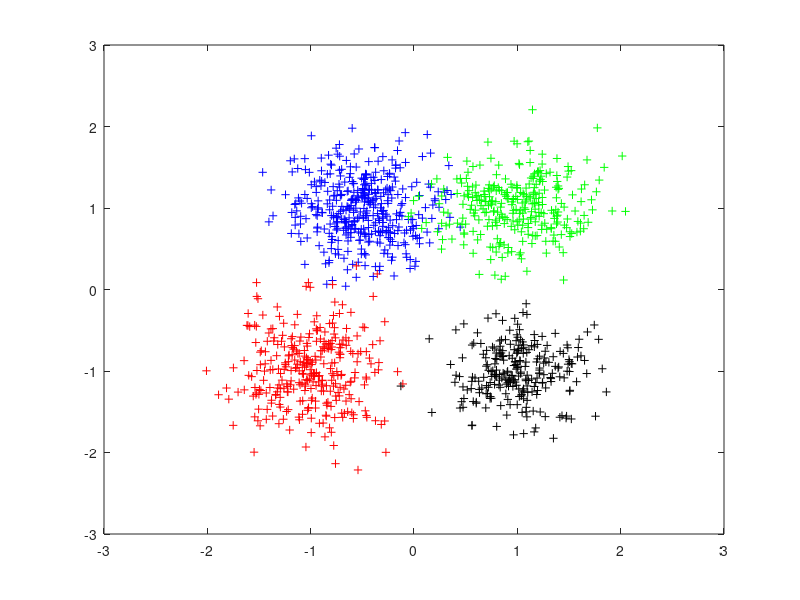
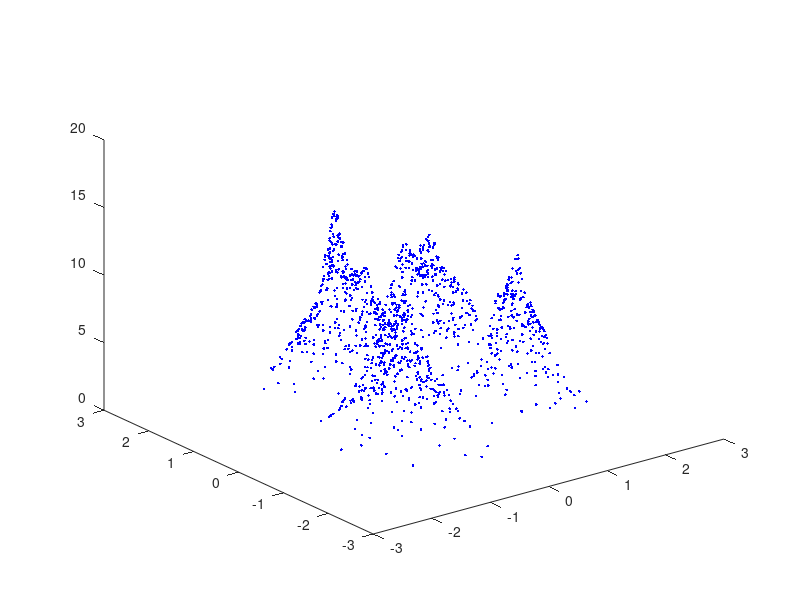
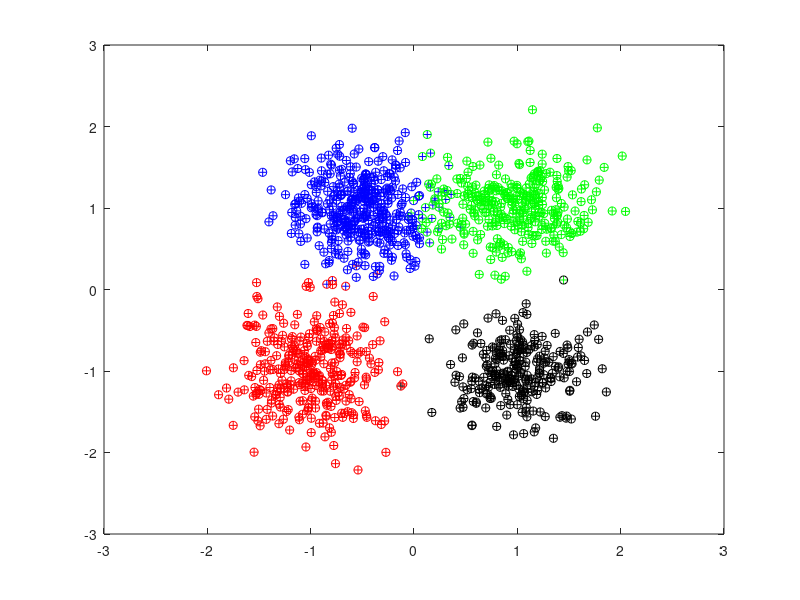
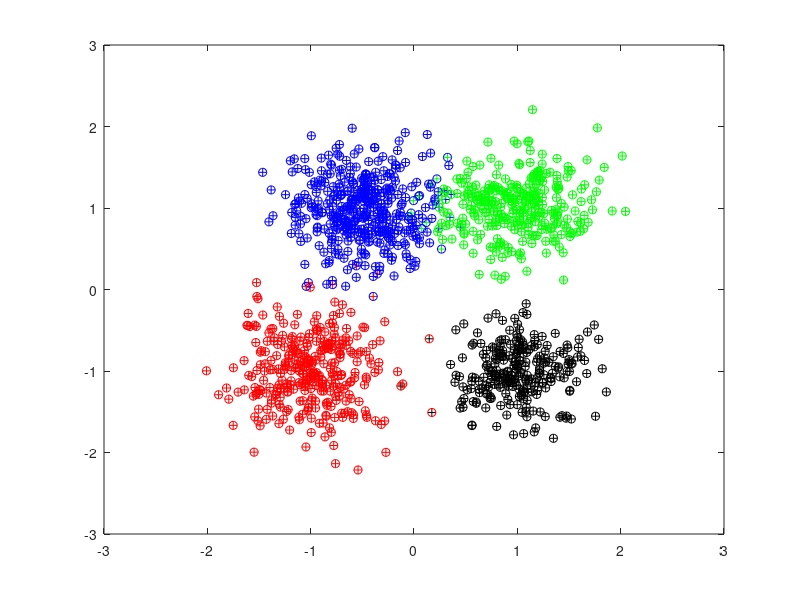

MATLAB code for these plots, in order:
clc
clear all;
%% SVMD based adaptive clustering method
% general idea, view the clustering issue as a decomposing problem. each time extracts a component.
% the obstacle is to define the value of alf. alf should decrease as the
% decomposition progresses.
% SD defines the similarity(distance) between the original signals after each extraction. if after certain number
% of extraction, SD increases or flatens but not decreases(if sd is
% similarity,otherwise if sd is sample distance, it would decrease or flatten)
% the number of clustering is determinated, the following extraction is the refinement approach.
%written by chen wei
%@2021.1.28


%generate scatters of Gaussian distribution
cx1=-0.5;
cy1=1;
cx2=-1;
cy2=-1;
cx3=1;
cy3=1;
cx4=1;
cy4=-1;

mul=[cx1,cy1];
S1=[0.12 0;0 0.15];
data1=mvnrnd(mul, S1, 400);

mu2=[cx2 cy2];
S2=[0.12 0;0 0.15];
data2=mvnrnd(mu2,S2,320);

mu3=[cx3 cy3];
S3=[0.15 0;0 0.12];
data3=mvnrnd(mu3,S3,300);

mu4=[cx4 cy4];
S4=[0.1 0;0 0.1];
data4=mvnrnd(mu4,S4,250);


figure(1),plot(data1(:,1),data1(:, 2),'b+');hold on; 
plot(data2(:,1),data2(:,2),'r+');hold on
plot(data3(:,1),data3(:,2),'g+'); hold on
plot(data4(:,1),data4(:,2),'k+'); xlim([-3,3]),ylim([-3,3]); hold off
X=[data1(:,1); data2(:,1); data3(:,1);data4(:,1)];
Y=[data1(:,2); data2(:,2); data3(:,2);data4(:,2)];

% figure(2),plot(X,Y,'mo');hold off;
L=length(X);
Z=zeros(L,1);
mx1=10;
mx2=10;
mx3=10;
mx4=10;
%find peaks location,also can use findpeaks function
for i=1:L
    ds1=sqrt((X(i)-cx1)^2+(Y(i)-cy1)^2);
    ds2=sqrt((X(i)-cx2)^2+(Y(i)-cy2)^2);
    ds3=sqrt((X(i)-cx3)^2+(Y(i)-cy3)^2);
    ds4=sqrt((X(i)-cx4)^2+(Y(i)-cy4)^2);
    if mx1>ds1
        mx1=ds1;
        p1=i;
    end
    if mx2>ds2
        mx2=ds2;
        p2=i;
    end
    if mx3>ds3
        mx3=ds3;
        p3=i;
    end
    if mx4>ds4
        mx4=ds4;
        p4=i;
    end
end
D=ones(L,L)*10;  %10 is defined by user,can obtained from the samples. D is the distance matrix
for i=1:L
    for j=1:L
        if i~=j
            D(i,j)=sqrt((X(i)-X(j))^2+(Y(i)-Y(j))^2);
        end
    end
end
n=max(5,floor(L/50)); %n is defined by user, 
% generate the density. the inverse of the average value of the distance
% from the nearest n points is defined as the density of the target sample
for i=1:L
    [drS,pos]=sort(D(i,:),'ascend');
    md=mean(drS(1:n));
    Z(i)=1/md;
end
figure(2),plot3(X,Y,Z,'b.');hold on
figure(3),plot(data1(:,1),data1(:, 2),'b+');hold on;
plot(data2(:,1),data2(:,2),'r+');hold on
plot(data3(:,1),data3(:,2),'g+'); hold on
plot(data4(:,1),data4(:,2),'k+'); hold on,xlim([-3,3]),ylim([-3,3]);
figure(4),plot(data1(:,1),data1(:, 2),'b+');hold on;xlim([-3,3]),ylim([-3,3]);
plot(data2(:,1),data2(:,2),'r+');hold on
plot(data3(:,1),data3(:,2),'g+'); hold on
plot(data4(:,1),data4(:,2),'k+'); hold on
% SS(1)=sum(Z);
ZN=Z./norm(Z);
%% GVMD
u10=zeros(L,1);
u20=zeros(L,1);
u30=zeros(L,1);
u40=zeros(L,1);
u10(p1)=1; %any value does not matter
% u1=u10;
u20(p2)=1;
u30(p3)=1;
u40(p4)=1;
% u1=u10;
m=15;
k=0;
alf=15;
% beta=1;
        c1x=u10'*X/sum(u10);
        c1y=u10'*Y/sum(u10);
        c2x=u20'*X/sum(u20);
        c2y=u20'*Y/sum(u20);
        c3x=u30'*X/sum(u30);
        c3y=u30'*Y/sum(u30);
        c4x=u40'*X/sum(u40);
        c4y=u40'*Y/sum(u40);
%         u1c=Z-u10;
%         crx=u1c'*X/sum(u1c);
%         cry=u1c'*Y/sum(u1c);

%          sr1=sum(((X-crx).^2+(Y-cry).^2))
%          sd1=sum(u1c.^2)
%          st1=sum(((X-c1x).^2+(Y-c1y).^2))
%          alf= 0.8*sqrt(sd1^2/(st1*sr1))   %0.5-1.5,  
         % alf is defined emperically using sr(distance from the center of remaining components)
         % sd(power) st(distance from the center of extracting component)
while k<m
%      for i=1:L
%           u1(i)=(z
% %         u1(i)=Z(i)*(1+beta*((X(i)-crx)^2+(Y(i)-cry)^2))/(1+alf*((X(i)-c1x)^2+(Y(i)-c1y)^2)+beta*((X(i)-crx)^2+(Y(i)-cry)^2));
% 
%     end
      u1=(Z-u20-u30-u40)./(1+alf*((X-c1x).^2+(Y-c1y).^2));
      u2=(Z-u1-u30-u40)./(1+alf*((X-c2x).^2+(Y-c2y).^2));
      u3=(Z-u1-u2-u40)./(1+alf*((X-c3x).^2+(Y-c3y).^2));
      u4=(Z-u1-u2-u3)./(1+alf*((X-c4x).^2+(Y-c4y).^2));
        k=k+1;
         c1x=u1'*X/sum(u1);
         c1y=u1'*Y/sum(u1);
         c2x=u2'*X/sum(u2);
         c2y=u2'*Y/sum(u2);
         c3x=u3'*X/sum(u3);
         c3y=u3'*Y/sum(u3);    
         c4x=u4'*X/sum(u4);
         c4y=u4'*Y/sum(u4);  
%          u1c=Z-u1;
%          crx=u1c'*X/sum(u1c);
%          cry=u1c'*Y/sum(u1c);

% 
%     if sum(sum(abs(u10-u1)))<1e-2  %stop criterion
%        
%         break;
%     else
        
        u10=u1;
        u20=u2;
        u30=u3;
        u40=u4;
end
 
    clust=zeros(L,1);
    uf(1:4,1:L)=[u1';u2';u3';u4'];
    figure(3);
for i=1:L
    
    [vs,p]=max(uf(:,i)); %may use distance from each center of each component(use statistical distance may be better?) much better
    clust(i)=p;
    if p==1
        plot(X(i),Y(i),'bo');hold on;
    elseif p==2
        plot(X(i),Y(i),'ro');hold on;
    elseif p==3
        plot(X(i),Y(i),'go');hold on;
    else
        plot(X(i),Y(i),'ko');hold on;
    end
end

%% SGVMD
%% cycle I
u10=zeros(L,1);
u10(p1)=1; %any value does not matter
u1=u10;

% u1=u10;
m=15;
k=0;
% alf=15;
beta=1;
        c1x=u10'*X/sum(u10);
        c1y=u10'*Y/sum(u10);
        u1c=Z-u10;
        crx=u1c'*X/sum(u1c);
        cry=u1c'*Y/sum(u1c);

         sr1=sum(((X-crx).^2+(Y-cry).^2))
         sd1=sum(u1c.^2)
         st1=sum(((X-c1x).^2+(Y-c1y).^2))
         alf= 0.8*sqrt(sd1^2/(st1*sr1))   %0.5-1.5,  
         % alf is defined emperically using sr(distance from the center of remaining components)
         % sd(power) st(distance from the center of extracting component)
while k<m
     for i=1:L
      
        u1(i)=Z(i)*(1+beta*((X(i)-crx)^2+(Y(i)-cry)^2))/(1+alf*((X(i)-c1x)^2+(Y(i)-c1y)^2)+beta*((X(i)-crx)^2+(Y(i)-cry)^2));

    end
    k=k+1;
         c1x=u1'*X/sum(u1);
         c1y=u1'*Y/sum(u1);
         u1c=Z-u1;
         crx=u1c'*X/sum(u1c);
         cry=u1c'*Y/sum(u1c);


    if sum(sum(abs(u10-u1)))<1e-2  %stop criterion
       
        break;
    else
        
        u10=u1;
    end
    
end

% figure(3);plot3(X,Y,u1,'b.');hold on
XC(1)=c1x;
YC(1)=c1y;


%  hold off
%% cycle II
%% update Z
q2=sum((Z-u1))/sum(Z);  %caculate the decreasing factor of alf, related to the power ratio
Z=Z-u1;

% SS(2)=sum(Z);
ZN1=Z./norm(Z);
% SD(1)=dot(ZN,ZN1); %caculate the similarity
SD(1)=norm(ZN1-ZN); %caculate the distance
% 
% figure(7),plot(1,SD(1),'r.-','linewidth',2);hold on

%% Cycle II decomposition
u20=zeros(L,1);
u20(p2)=1;
u2=u20;


% u1=u10;
m=50;
k=0;
alf=q2*alf %update alf
beta=1;

while k<m

        c2x=u20'*X/sum(u20);
        c2y=u20'*Y/sum(u20);
        u2c=Z-u20;
        crx=u2c'*X/sum(u2c);
        cry=u2c'*Y/sum(u2c);


    for i=1:L

        u2(i)=Z(i)*(1+beta*((X(i)-crx)^2+(Y(i)-cry)^2))/(1+alf*((X(i)-c2x)^2+(Y(i)-c2y)^2)+beta*((X(i)-crx)^2+(Y(i)-cry)^2));
               
    end
    k=k+1;
    if sum(sum(abs(u20-u2)))<1e-2
        %     k;
        break;
    else
        
        u20=u2;
    end
    
end
% 
% figure(4);plot3(X,Y,u2,'b.');hold on
XC(2)=c2x;
YC(2)=c2y;


%%
%% cycle III
%% update Z
q3=sum((Z-u2))/sum(Z);%caculate the decreasing factor, related to the power ratio
Z=Z-u2;

ZN2=Z./norm(Z);
% SD(2)=dot(ZN,ZN2);%caculate the similarity
SD(2)=norm(ZN2-ZN); %caculate the distance
% figure(7),plot(2,SD(2),'r.-','linewidth',2);hold on

%% Cycle III decomposition
u30=zeros(L,1);
u30(p3)=1;
u3=u30;


% u1=u10;
m=50;
k=0;
alf=q3*alf%update alf
beta=1;

while k<m
        c3x=u30'*X/sum(u30);
        c3y=u30'*Y/sum(u30);
        u3c=Z-u30;
        crx=u3c'*X/sum(u3c);
        cry=u3c'*Y/sum(u3c);
    for i=1:L
  
         u3(i)=Z(i)*(1+beta*((X(i)-crx)^2+(Y(i)-cry)^2))/(1+alf*((X(i)-c3x)^2+(Y(i)-c3y)^2)+beta*((X(i)-crx)^2+(Y(i)-cry)^2));
              
    end
    k=k+1;
    if sum(sum(abs(u30-u3)))<1e-4
        %     k;
        break;
    else
        
        u30=u3;
    end
    
end

% figure(5);plot3(X,Y,u3,'b.');hold on
XC(3)=c3x;
YC(3)=c3y;
%%
%% cycle IV
%% update Z
q4=sum((Z-u3))/sum(Z);%caculate the decreasing factor, related to the power ratio
Z=Z-u3;


ZN3=Z./norm(Z);
% SD(3)=dot(ZN,ZN3); %caculate the similarity
SD(3)=norm(ZN3-ZN); %caculate the distance
% figure(7),plot(3,SD(3),'r.-','linewidth',2);hold on

%% Cycle IV decomposition
u40=zeros(L,1);
u40(p4)=1;
u4=u40;


% u1=u10;
m=50;
k=0;
alf=q4*alf; %update alf
beta=1;

while k<m
        c4x=u40'*X/sum(u40);
        c4y=u40'*Y/sum(u40);
        u4c=Z-u40;
        crx=u4c'*X/sum(u4c);
        cry=u4c'*Y/sum(u4c);
    
    for i=1:L
  
       
        u4(i)=Z(i)*(1+beta*((X(i)-crx)^2+(Y(i)-cry)^2))/(1+alf*((X(i)-c4x)^2+(Y(i)-c4y)^2)+beta*((X(i)-crx)^2+(Y(i)-cry)^2));
        
        
    end
    k=k+1;
    if sum(sum(abs(u40-u4)))<1e-4
        %     k;
        break;
    else
        
        u40=u4;
    end
    
end
 
% figure(6);plot3(X,Y,u4,'b.');hold on
XC(4)=c4x;
YC(4)=c4y;
%% update Z
q11=sum(Z-u4)/sum(Z);
Z=Z-u4;


ZN4=Z./norm(Z);
% SD(4)=dot(ZN,ZN4);%caculate the similarity
SD(4)=norm(ZN4-ZN); %caculate the distance
% figure(7),plot(4, SD(4),'r.-','linewidth',2);hold on  %if the similarity flatten or increase(sample distance flatten or decrease), first loop extraction finished.
% figure(2);plot3(X,Y,Z,'r.');hold off
%% if SD increase or flatten(decrease or flatten is sd is sample distance), enter into loop two
%% cycle I
u10=zeros(L,1);
u10(p1)=1;
u11=u10;


% u1=u10;
m=50;
k=0;
alf=alf*q11
beta=1;

while k<m
        c1x=u10'*X/sum(u10);
        c1y=u10'*Y/sum(u10);
        urc=Z-u10;
        crx=urc'*X/sum(urc);
        cry=urc'*Y/sum(urc);
    for i=1:L
 
       
        u11(i)=Z(i)*(1+beta*((X(i)-crx)^2+(Y(i)-cry)^2))/(1+alf*((X(i)-c1x)^2+(Y(i)-c1y)^2)+beta*((X(i)-crx)^2+(Y(i)-cry)^2));
        
        
    end
    k=k+1;
    if sum(sum(abs(u10-u11)))<1e-4
        %     k;
        break;
    else
        
        u10=u11;
    end
    
end

XC(5)=c1x;
YC(5)=c1y;
%% update Z
q21=sum(Z-u11)/sum(Z);
Z=Z-u11;
% SS(6)=sum(Z);
ZN5=Z./norm(Z);
% SD(5)=dot(ZN,ZN5); %caculate the similarity
SD(5)=norm(ZN5-ZN); %caculate the distance
% figure(7),plot(5,SD(5),'r.-','linewidth',2);hold on
% figure(10);plot3(X,Y,Z,'.');
%% cycle II
u20=zeros(L,1);
u20(p2)=10;
u21=u20;


% u1=u10;
m=50;
k=0;
alf=alf*q21
beta=1;

while k<m
        c2x=u20'*X/sum(u20);
        c2y=u20'*Y/sum(u20);
        urc=Z-u20;
        crx=urc'*X/sum(urc);
        cry=urc'*Y/sum(urc);
    for i=1:L
   
        %  dr=sqrt((xs(i)-c1x)^2+(ys(i)-c1y)^2);
        u21(i)=Z(i)*(1+beta*((X(i)-crx)^2+(Y(i)-cry)^2))/(1+alf*((X(i)-c2x)^2+(Y(i)-c2y)^2)+beta*((X(i)-crx)^2+(Y(i)-cry)^2));
        
        
    end
    k=k+1;
    if sum(sum(abs(u20-u21)))<1e-4
        %     k;
        break;
    else
        
        u20=u21;
    end
    
end
XC(6)=c2x;
YC(6)=c2y;

%figure(4);plot3(X,Y,u21,'r.');hold off
%% update Z
q31=sum(Z-u21)/sum(Z);
Z=Z-u21;
% SS(7)=sum(Z);
ZN6=Z./norm(Z);
% SD(6)=dot(ZN,ZN6);%caculate the similarity
SD(6)=norm(ZN6-ZN); %caculate the distance
% figure(7),plot(6,SD(6),'r.-','linewidth',2);hold on
% figure(12);plot3(X,Y,Z,'.');
%% cycle III
u30=zeros(L,1);
u30(p3)=10;
u31=u30;


% u1=u10;
m=50;
k=0;
alf=q31*alf
beta=1;

while k<m
        c3x=u30'*X/sum(u30);
        c3y=u30'*Y/sum(u30);
        urc=Z-u30;
        crx=urc'*X/sum(urc);
        cry=urc'*Y/sum(urc);
    for i=1:L

        %  dr=sqrt((xs(i)-c1x)^2+(ys(i)-c1y)^2);
        u31(i)=Z(i)*(1+beta*((X(i)-crx)^2+(Y(i)-cry)^2))/(1+alf*((X(i)-c3x)^2+(Y(i)-c3y)^2)+beta*((X(i)-crx)^2+(Y(i)-cry)^2));
        
        
    end
    k=k+1;
    if sum(sum(abs(u30-u31)))<1e-4
        %     k;
        break;
    else
        
        u30=u31;
    end
    
end

XC(7)=c3x;
YC(7)=c3y;
%figure(5);plot3(X,Y,u31,'r.');hold off
%%
%% update Z
q41=sum(Z-u31)/sum(Z);
Z=Z-u31;
% SS(8)=sum(Z);
ZN7=Z./norm(Z);
% SD(7)=dot(ZN,ZN7); %caculate the similarity
SD(7)=norm(ZN7-ZN); %caculate the distance
% figure(7),plot(7,SD(7),'r.-','linewidth',2);hold on
% figure(14);plot3(X,Y,Z,'.');
%% cycle III
u40=zeros(L,1);
u40(p4)=10;
u41=u40;


% u1=u10;
m=50;
k=0;
alf=q41*alf
beta=1;

while k<m
        c4x=u40'*X/sum(u40);
        c4y=u40'*Y/sum(u40);
        urc=Z-u40;
        crx=urc'*X/sum(urc);
        cry=urc'*Y/sum(urc);
    for i=1:L
 
        %  dr=sqrt((xs(i)-c1x)^2+(ys(i)-c1y)^2);
        u41(i)=Z(i)*(1+beta*((X(i)-crx)^2+(Y(i)-cry)^2))/(1+alf*((X(i)-c4x)^2+(Y(i)-c4y)^2)+beta*((X(i)-crx)^2+(Y(i)-cry)^2));
        
        
    end
    k=k+1;
    if sum(sum(abs(u40-u41)))<1e-4
        %     k;
        break;
    else
        
        u40=u41;
    end
    
end

XC(8)=c4x;
YC(8)=c4y;

%% update Z
Z=Z-u41;
% SS(9)=sum(Z);
ZN8=Z./norm(Z);
% SD(8)=dot(ZN,ZN8); %caculate the similarity
SD(8)=norm(ZN8-ZN); %caculate the distance
% figure(16);plot3(X,Y,Z,'.');
% figure(7),plot(1:8,SD(1:8),'r.-','linewidth',2); %after one loop of full extraction, the similarity would increase or flatten instead of decrease(the sample distance decrease or flatten), so the number of clusters is determinated
% xlabel('Times','FontSize',15);ylabel('Normalized Similarity','FontSize',15),grid on,hold off
%% final decision, to add similar components togeter, here we consider components with close peak positions belong to one cluster


ub=[u11';u21';u31';u41'];
ut=[u1';u2';u3';u4'];
cxb=zeros(4,1);
cyb=zeros(4,1);
cxt=zeros(4,1);
cyt=zeros(4,1);
for i=1:4
%     cxb(i)=ub(i,:)*X/sum(ub(i,:));
%      cyb(i)=ub(i,:)*Y/sum(ub(i,:));
      [vv,pos]=max(ub(i,:)); %find max
      cxb(i)=X(pos);
      cyb(i)=Y(pos);
      [vv,pos]=max(ut(i,:));
      cxt(i)=X(pos);
      cyt(i)=Y(pos);
%      cxt(i)=ut(i,:)*X/sum(ut(i,:));
%      cyt(i)=ut(i,:)*Y/sum(ut(i,:));
end
uf=ut;
clear vp
% caculate the distance
for i=1:4
    for j=1:4
%         vp(j)=dot(ub(i,:),ut(j,:))/(norm(ub(i,:))*norm(ut(j,:)));
       vp(j)=(cxb(i)-cxt(j))^2+(cyb(i)-cyt(j))^2;  %caculate the distance between the peaks
    end
    [v,p]=min(vp); % find the closest one
    
    
%     figure(2+p),plot3(X,Y,ub(i,:)','r.');hold on  %plot on the same figure
    uf(p,:)= uf(p,:)+ub(i,:);
end

for i=1:4
%     figure(2+i),hold off;
end



figure(4);
clust=zeros(L,1);
for i=1:L
    
    [vs,p]=max(uf(:,i)); %may use distance from each center of each component(use statistical distance may be better?) much better
    clust(i)=p;
    if p==1
        plot(X(i),Y(i),'bo');hold on;
    elseif p==2
        plot(X(i),Y(i),'ro');hold on;
    elseif p==3
        plot(X(i),Y(i),'go');hold on;
    else
        plot(X(i),Y(i),'ko');hold on;
    end
end
xlim([-3,3]);ylim([-3,3]);

hold off
% figure(8),plot(1:9,SS,'b*-');
 figure(5),plot(1:8,SD(1:8),'r*-','linewidth',2); %after one loop of full extraction, the similarity would increase or flatten instead of decrease(the sample distance decrease or flatten), so the number of clusters is determinated
xlabel('Times','FontSize',15);ylabel('Normalized Similarity','FontSize',15),grid on,hold off
